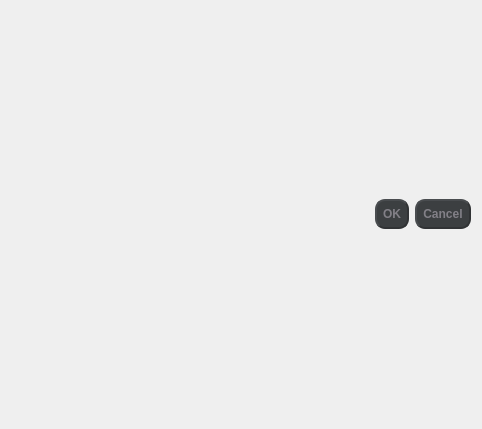
<?xml version="1.0" encoding="UTF-8"?>
<ui version="4.0">
 <class>Settings</class>
 <widget class="QDialog" name="Settings">
  <property name="geometry">
   <rect>
    <x>0</x>
    <y>0</y>
    <width>482</width>
    <height>429</height>
   </rect>
  </property>
  <property name="windowTitle">
   <string>Dialog</string>
  </property>
  <property name="styleSheet">
   <string notr="true">QListWidget{
	background-color: rgba(49,51,53,255);
	border: 1px solid rgba(164,164,164,255);
	color: rgba(101,103,96,255);
	border-radius: 4px;
}

QListWidget::item:selected { 
	background-color: rgba(58, 62, 66, 255);
	color: rgba(172, 175, 163, 255);
	border: none; 
}
QPushButton{
	background-color: rgba(60,63,65,255);
    border-style: outset;
    border-width: 2px;
    border-radius: 10px;
    border-color: rgba(49,51,53,255);
    font:  bold 12px;
    min-width: 3em;
    padding: 6px;
	color: rgba(130,128,135,255);
}
QPushButton :pressed {
    background-color: rgba(43,43,43,255);
    border-style: inset;
}</string>
  </property>
  <layout class="QVBoxLayout" name="verticalLayout_2">
   <item>
    <widget class="QDialogButtonBox" name="buttonBox">
     <property name="styleSheet">
      <string notr="true">*{
	background-color: rgba(60,63,65,255);
    border-style: outset;
    border-width: 2px;
    border-radius: 10px;
    border-color: rgba(49,51,53,255);
    font:  bold 12px;
    min-width: 3em;
    padding: 6px;
	color: rgba(130,128,135,255);
}
* :pressed {
    background-color: rgba(43,43,43,255);
    border-style: inset;
}</string>
     </property>
     <property name="orientation">
      <enum>Qt::Horizontal</enum>
     </property>
     <property name="standardButtons">
      <set>QDialogButtonBox::Cancel|QDialogButtonBox::Ok</set>
     </property>
    </widget>
   </item>
  </layout>
 </widget>
 <resources/>
 <connections>
  <connection>
   <sender>buttonBox</sender>
   <signal>accepted()</signal>
   <receiver>Settings</receiver>
   <slot>accept()</slot>
   <hints>
    <hint type="sourcelabel">
     <x>248</x>
     <y>254</y>
    </hint>
    <hint type="destinationlabel">
     <x>157</x>
     <y>274</y>
    </hint>
   </hints>
  </connection>
  <connection>
   <sender>buttonBox</sender>
   <signal>rejected()</signal>
   <receiver>Settings</receiver>
   <slot>reject()</slot>
   <hints>
    <hint type="sourcelabel">
     <x>316</x>
     <y>260</y>
    </hint>
    <hint type="destinationlabel">
     <x>286</x>
     <y>274</y>
    </hint>
   </hints>
  </connection>
 </connections>
</ui>
